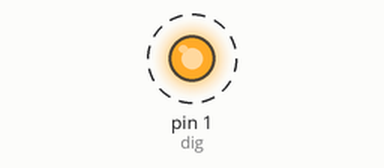
This sketch was run on a simulated Arduino Uno, built with avr-gcc and run on an emulated ATmega328P. Shown: output pins drawn as LEDs (lit = HIGH). Dashed ring = blinking.

Above: at 0.5 s.
Timing chart, 0 to 4.6 s (numbered marks = the images above):
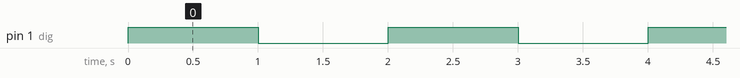

Measured:
- by itself, pin 1 (dig): alternates HIGH for 1.0 s and LOW for 1.0 s

The sketch:

Q2_sh2__2_.ino
```cpp
int t = 1 ;
byte dig = 1 ;
byte button1 = 2 ;
byte button2 = 3 ;
void setup() {
 pinMode(button1,INPUT_PULLUP) ;
 pinMode(button2,INPUT_PULLUP) ;
 pinMode(dig,OUTPUT) ;

}

void loop() {
  attachInterrupt(button1,inc,LOW) ;
  attachInterrupt(button2,dec,LOW) ;
  digitalWrite(dig,HIGH) ;
  delay(t*1000) ;
  digitalWrite(dig,LOW) ;
  delay(t*1000) ;
 }
 void inc(){
  t = t / 2 ;
}
void dec(){
  t = t * 2 ;
}
```
